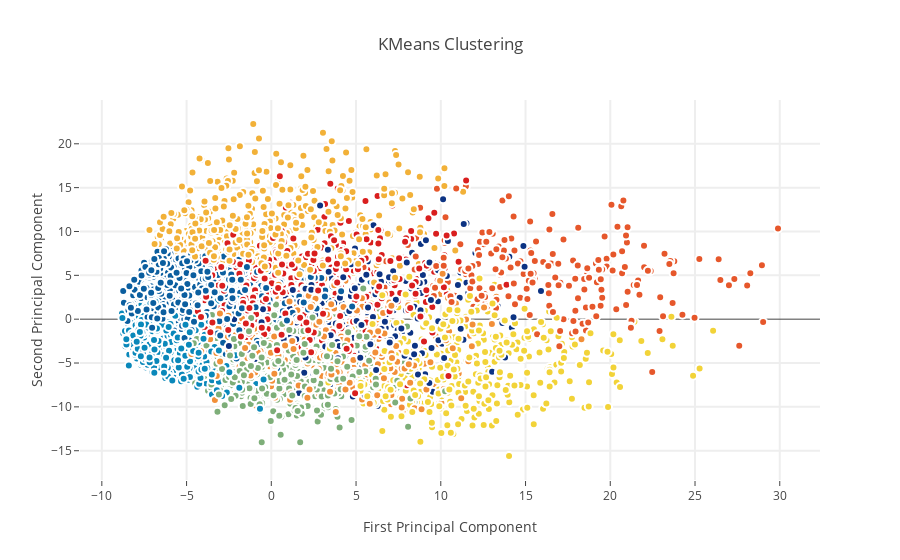

Notebook cell for this chart:
### Code cell
from sklearn.cluster import KMeans # KMeans clustering 
kmeans = KMeans(n_clusters=9)
X_clustered = kmeans.fit_predict(X_5d)

trace_Kmeans = go.Scatter(x=X_5d[:, 0], y= X_5d[:, 1], mode="markers",
                    showlegend=False,
                    marker=dict(
                            size=8,
                            color = X_clustered,
                            colorscale = 'Portland',
                            showscale=False, 
                            line = dict(
            width = 2,
            color = 'rgb(255, 255, 255)'
        )
                   ))

layout = go.Layout(
    title= 'KMeans Clustering',
    hovermode= 'closest',
    xaxis= dict(
         title= 'First Principal Component',
        ticklen= 5,
        zeroline= False,
        gridwidth= 2,
    ),
    yaxis=dict(
        title= 'Second Principal Component',
        ticklen= 5,
        gridwidth= 2,
    ),
    showlegend= True
)

data = [trace_Kmeans]
fig1 = dict(data=data, layout= layout)
py.iplot(fig1, filename="svm")

### Figure 1 — Plotly figure (JSON) as saved in the notebook; plotly's stock layout.template omitted (floating-point values rounded to 4 significant figures; data arrays with more than 128 entries replaced by an {"elided": "..."} marker saying what was removed)
{"data": [{"marker": {"color": {"elided": "6000 int values"}, "colorscale": "Portland", "line": {"color": "rgb(255, 255, 255)", "width": 2}, "showscale": false, "size": 8}, "mode": "markers", "showlegend": false, "type": "scatter", "x": {"elided": "6000 float values"}, "y": {"elided": "6000 float values"}}], "layout": {"hovermode": "closest", "showlegend": true, "title": "KMeans Clustering", "xaxis": {"gridwidth": 2, "ticklen": 5, "title": "First Principal Component", "zeroline": false}, "yaxis": {"gridwidth": 2, "ticklen": 5, "title": "Second Principal Component"}}}
